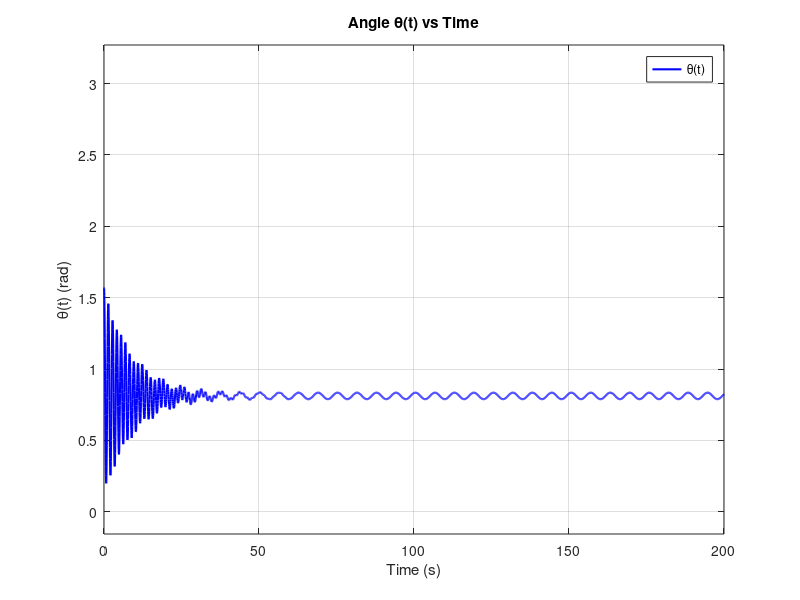
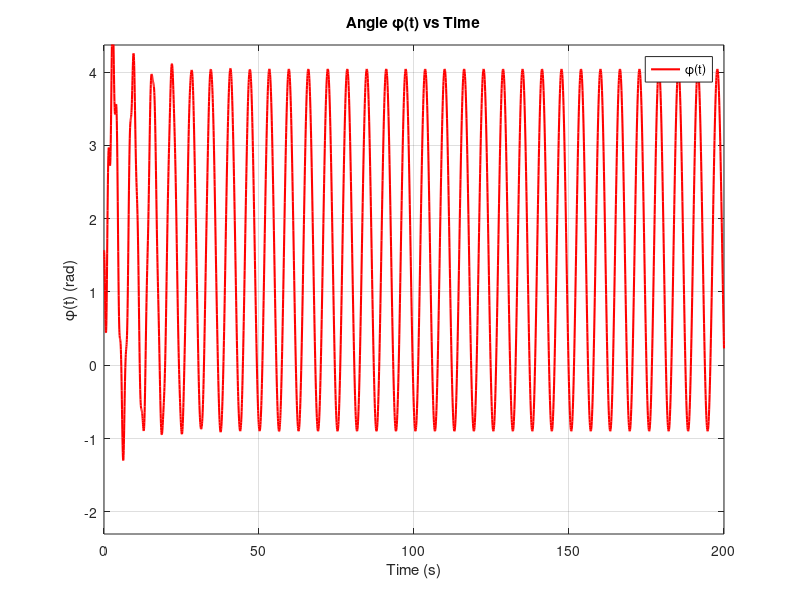
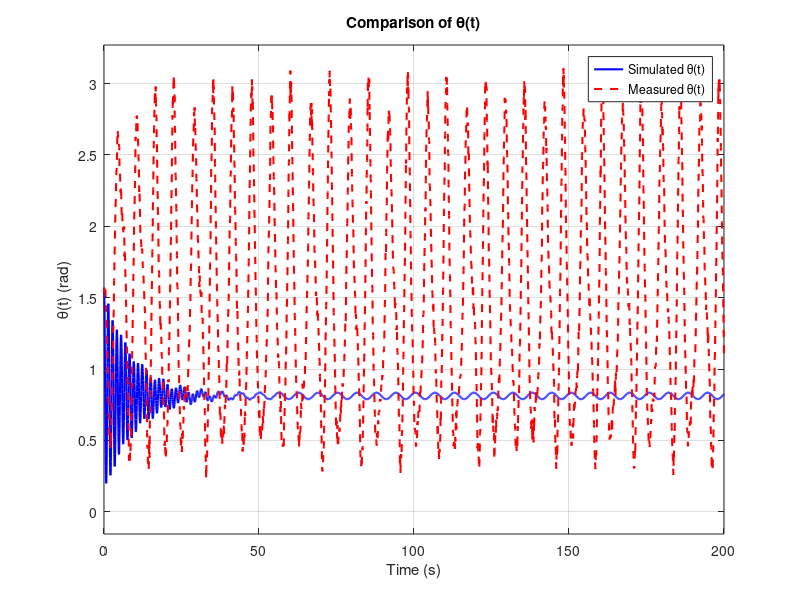
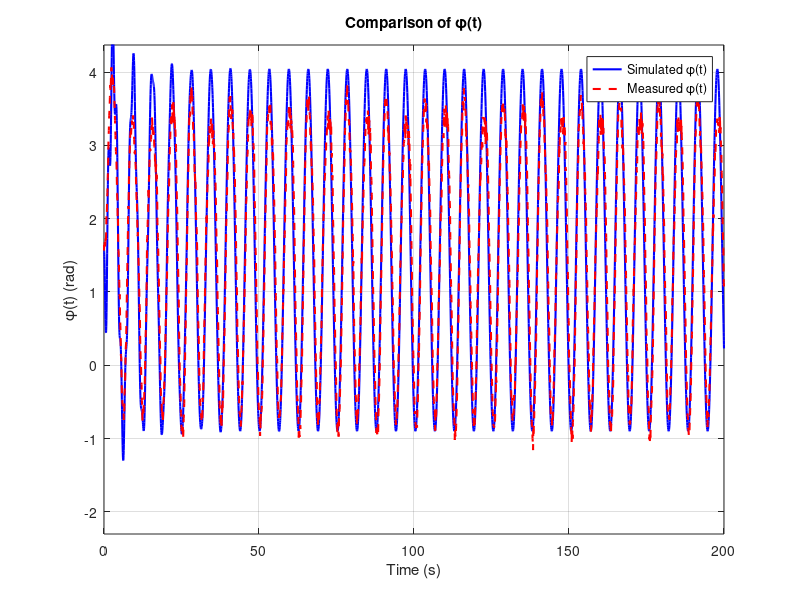

MATLAB code for these plots, in order:
%% Reaction Wheel Pendulum Simulation and Comparison
% This script computes the EoMs, simulates the system, and compares the results with measured signals.

% Clear workspace and command window
clear; clc;



% Define system parameters
g = 9.81;          % Gravitational acceleration (m/s^2)
lp = 0.5;          % Pendulum arm center of mass distance to point A (m)
lw = 1;            % Reaction wheel center of mass distance to point A (m)
mp = 1;            % Mass of the pendulum arm (kg)
mw = 0.2;          % Mass of the reaction wheel and the motor (kg)
Jp = 0.083;        % Rotational inertia of the pendulum arm w.r.t. its center of mass (kg·m^2)
Jw = 0.1;          % Rotational inertia of the reaction wheel w.r.t. its center of mass (kg·m^2)
dtheta = 0.1;      % Rotational damping coefficient of the pendulum arm (N·m·s/rad)
dphi = 0.2;        % Rotational damping coefficient of the wheel (N·m·s/rad)
ktheta = 6.558;    % Rotational spring coefficient of the pendulum arm (N·m/rad)
kphi = 0.114;      % Rotational spring coefficient of the wheel (N·m/rad)
theta_ref = pi/2;  % Resting position of the pendulum arm spring (rad)
phi_ref = pi/2;    % Resting position of the wheel spring (rad)

% Pack parameters into a struct
params = struct('g', g, 'lp', lp, 'lw', lw, 'mp', mp, 'mw', mw, ...
                'Jp', Jp, 'Jw', Jw, 'dtheta', dtheta, 'dphi', dphi, ...
                'ktheta', ktheta, 'kphi', kphi, 'theta_ref', theta_ref, ...
                'phi_ref', phi_ref);

% Define the Equations of Motion (EoMs) as a function
function dqdt = RWP_EOM(t, q, params)
    % Unpack parameters
    g = params.g;
    lp = params.lp;
    lw = params.lw;
    mp = params.mp;
    mw = params.mw;
    Jp = params.Jp;
    Jw = params.Jw;
    dtheta = params.dtheta;
    dphi = params.dphi;
    ktheta = params.ktheta;
    kphi = params.kphi;
    theta_ref = params.theta_ref;
    phi_ref = params.phi_ref;

    % Unpack state variables
    theta = q(1);       % Angle θ(t)
    phi = q(2);         % Angle ϕ(t)
    theta_dot = q(3);   % Angular velocity θ̇(t)
    phi_dot = q(4);     % Angular velocity ϕ̇(t)

    % Define inputs
    tau = (1/2) * sin(t);            % External applied torque τ(t)
    spd = (1/2) + (1/5) * sin(2*t);  % Prescribed displacement x(t)
    % Note: spd(t) is not directly used in this EoM as the cart is massless

    % Compute the mass matrix M(q)
    M11 = Jp + mp * lp^2 + Jw + mw * lw^2;  % M(1,1) element
    M12 = -Jw;                              % M(1,2) element
    M21 = -Jw;                              % M(2,1) element
    M22 = Jw;                               % M(2,2) element

    % Assemble the mass matrix M
    M = [M11, M12;
         M21, M22];

    % Compute the generalized forces F(q, q_dot, t)
    F1 = -mp * g * lp * sin(theta) - mw * g * lw * sin(theta) ... % Gravitational forces
         - dtheta * theta_dot ...                                  % Damping on θ
         - ktheta * (theta - theta_ref);                           % Spring force on θ

    F2 = tau ...                                                   % External torque τ(t)
         - dphi * (phi_dot - theta_dot) ...                        % Damping between ϕ and θ
         - kphi * (phi - phi_ref);                                 % Spring force on ϕ

    % Compute the accelerations q̈
    q_ddot = M \ [F1; F2];

    % Assemble the derivatives dqdt
    dqdt = [theta_dot;             % θ̇(t)
            phi_dot;               % ϕ̇(t)
            q_ddot(1);             % θ̈(t)
            q_ddot(2)];            % ϕ̈(t)
end

%% Question f) - Simulate the System

% Define initial conditions
theta0 = pi/2;  % Initial angle θ(0) = π/2 rad
phi0 = pi/2;    % Initial angle ϕ(0) = π/2 rad
theta_dot0 = 0; % Initial angular velocity θ̇(0) = 0 rad/s
phi_dot0 = 0;   % Initial angular velocity ϕ̇(0) = 0 rad/s

% Combine initial conditions into a vector q0
q0 = [theta0; phi0; theta_dot0; phi_dot0];

% Define simulation time span
t_start = 0;     % Start time (s)
t_end = 200;     % End time (s)
tspan = [t_start, t_end];  % Time interval for simulation

% Solve the system of ODEs using ode45 solver
[t, q] = ode45(@(t, q) RWP_EOM(t, q, params), tspan, q0);

% Extract the angles θ(t) and ϕ(t) from the solution q
theta = q(:, 1);  % Angle θ(t)
phi = q(:, 2);    % Angle ϕ(t)

% Plot the angle θ(t) over time
figure;
plot(t, theta, 'b', 'LineWidth', 1.5);
title('Angle \theta(t) vs Time');
xlabel('Time (s)');
ylabel('\theta(t) (rad)');
xlim([0, 200]);
ylim([-0.156, 3.27]);
grid on;
legend('\theta(t)');

% Plot the angle ϕ(t) over time
figure;
plot(t, phi, 'r', 'LineWidth', 1.5);
title('Angle \phi(t) vs Time');
xlabel('Time (s)');
ylabel('\phi(t) (rad)');
xlim([0, 200]);
ylim([-2.303, 4.37]);
grid on;
legend('\phi(t)');

%% Question g) - Compare Simulated Outputs with Measured Signals

% Load the provided measured signals
load('MeasuredSignals.mat');  % Ensure 'MeasuredSignals.mat' is in the current directory

% Check available fields in MeasuredSignals
availableFields = fieldnames(MeasuredSignals);

% Compare θ(t) if available
if ismember('theta', availableFields)
    figure;
    plot(t, theta, 'b', 'LineWidth', 1.5);
    hold on;
    plot(MeasuredSignals.t, MeasuredSignals.theta, 'r--', 'LineWidth', 1.5);
    title('Comparison of \theta(t)');
    xlabel('Time (s)');
    ylabel('\theta(t) (rad)');
    xlim([0, 200]);
    ylim([-0.156, 3.27]);
    grid on;
    legend('Simulated \theta(t)', 'Measured \theta(t)');
    hold off;
else
    warning('Measured \theta(t) data not available.');
end

% Compare ϕ(t) if available
if ismember('varphi', availableFields)
    figure;
    plot(t, phi, 'b', 'LineWidth', 1.5);  % Plot simulated ϕ(t)
    hold on;
    plot(MeasuredSignals.t, MeasuredSignals.varphi, 'r--', 'LineWidth', 1.5);  % Use MeasuredSignals.varphi
    title('Comparison of \phi(t)');
    xlabel('Time (s)');
    ylabel('\phi(t) (rad)');
    xlim([0, 200]);
    ylim([-2.303, 4.37]);
    grid on;
    legend('Simulated \phi(t)', 'Measured \phi(t)');
    hold off;
else
    warning('Measured \phi(t) data not available.');
end

% Analyze differences between simulated and measured data
% Potential reasons for discrepancies:
% - Modeling assumptions and simplifications
% - Parameter estimation errors
% - Measurement noise or inaccuracies
% - Unmodeled effects such as friction or external disturbances
